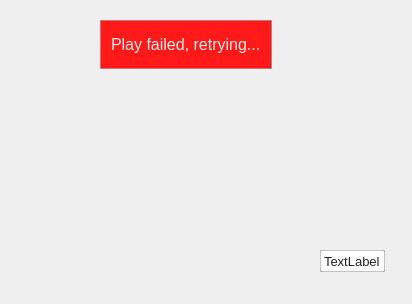
<?xml version="1.0" encoding="UTF-8"?>
<ui version="4.0">
 <class>ShowVideoWidget</class>
 <widget class="QWidget" name="ShowVideoWidget">
  <property name="geometry">
   <rect>
    <x>0</x>
    <y>0</y>
    <width>412</width>
    <height>304</height>
   </rect>
  </property>
  <property name="mouseTracking">
   <bool>true</bool>
  </property>
  <property name="focusPolicy">
   <enum>Qt::ClickFocus</enum>
  </property>
  <property name="windowTitle">
   <string>Form</string>
  </property>
  <layout class="QVBoxLayout" name="verticalLayout">
   <property name="spacing">
    <number>0</number>
   </property>
   <property name="leftMargin">
    <number>0</number>
   </property>
   <property name="topMargin">
    <number>0</number>
   </property>
   <property name="rightMargin">
    <number>0</number>
   </property>
   <property name="bottomMargin">
    <number>0</number>
   </property>
   <item>
    <widget class="QWidget" name="widget_back" native="true">
     <property name="styleSheet">
      <string notr="true">QWidget#widget_back
{
border:1px solid rgba(74, 108, 155, 0);
border-radius:2px;
	background-color: rgba(74, 108, 155, 0);
}

</string>
     </property>
     <widget class="QWidget" name="widget_name" native="true">
      <property name="geometry">
       <rect>
        <x>20</x>
        <y>250</y>
        <width>371</width>
        <height>22</height>
       </rect>
      </property>
      <property name="styleSheet">
       <string notr="true">QWidget#widget_name
{
	background-color: rgba(220, 255, 193, 0);
}
</string>
      </property>
      <layout class="QHBoxLayout" name="horizontalLayout">
       <property name="topMargin">
        <number>0</number>
       </property>
       <property name="rightMargin">
        <number>6</number>
       </property>
       <property name="bottomMargin">
        <number>0</number>
       </property>
       <item>
        <spacer name="horizontalSpacer">
         <property name="orientation">
          <enum>Qt::Horizontal</enum>
         </property>
         <property name="sizeHint" stdset="0">
          <size>
           <width>62</width>
           <height>20</height>
          </size>
         </property>
        </spacer>
       </item>
       <item>
        <widget class="QLabel" name="label_name">
         <property name="maximumSize">
          <size>
           <width>200</width>
           <height>16777215</height>
          </size>
         </property>
         <property name="styleSheet">
          <string notr="true">	font-family: &quot;Microsoft Windows&quot;;
	color:rgb(33,33,33);
	font-size: 13px;
border:1px solid rgba(102, 102, 102, 92);
	border-radius:1px;
	
background-color: rgb(255, 255, 255);
	
	</string>
         </property>
         <property name="text">
          <string>TextLabel</string>
         </property>
        </widget>
       </item>
      </layout>
     </widget>
     <widget class="QWidget" name="widget_erro" native="true">
      <property name="geometry">
       <rect>
        <x>20</x>
        <y>20</y>
        <width>331</width>
        <height>49</height>
       </rect>
      </property>
      <property name="styleSheet">
       <string notr="true">QWidget#widget_erro
{
	background-color: rgba(220, 255, 193, 0);
}
</string>
      </property>
      <layout class="QHBoxLayout" name="horizontalLayout_2">
       <item>
        <spacer name="horizontalSpacer_2">
         <property name="orientation">
          <enum>Qt::Horizontal</enum>
         </property>
         <property name="sizeHint" stdset="0">
          <size>
           <width>63</width>
           <height>20</height>
          </size>
         </property>
        </spacer>
       </item>
       <item>
        <widget class="QLabel" name="label_erro">
         <property name="styleSheet">
          <string notr="true">	font-family: &quot;Microsoft Windows&quot;;
	color:rgb(233,233,233);
	font-size: 16px;
border:1px solid rgba(102, 102, 102, 92);
	border-radius:1px;
	padding-left:6px;
padding-right:6px;
background-color: rgb(255, 25, 25);
	
	</string>
         </property>
         <property name="text">
          <string>Play failed, retrying...</string>
         </property>
        </widget>
       </item>
       <item>
        <spacer name="horizontalSpacer_3">
         <property name="orientation">
          <enum>Qt::Horizontal</enum>
         </property>
         <property name="sizeHint" stdset="0">
          <size>
           <width>63</width>
           <height>20</height>
          </size>
         </property>
        </spacer>
       </item>
      </layout>
     </widget>
     <widget class="QPushButton" name="pushButton_close">
      <property name="geometry">
       <rect>
        <x>240</x>
        <y>120</y>
        <width>36</width>
        <height>36</height>
       </rect>
      </property>
      <property name="cursor">
       <cursorShape>PointingHandCursor</cursorShape>
      </property>
      <property name="styleSheet">
       <string notr="true">QPushButton{ 
image: url(:/image/closebtn_3.png);
background-color:rgba(200,80,6,0);  
border-radius:18px; 
color: rgb(255, 255, 255);
font-size:16px;
font-family:&quot;Microsoft Windows&quot;
} 
QPushButton:hover{ 
background-color:rgb(200,80,6); 
} 
QPushButton:pressed{ 
background-color:rgb(200,80,6);  
}
</string>
      </property>
      <property name="text">
       <string/>
      </property>
     </widget>
    </widget>
   </item>
  </layout>
 </widget>
 <resources/>
 <connections/>
</ui>
